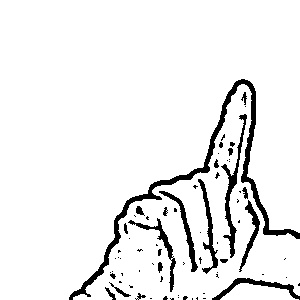
#> input picture data/test/test10.jpg, 300 x 300 px, given in place of the camera
$ python createDataset.py
#> lines starting #> are read from the running program, lines starting #| are printed output that depends on the picture; after the words box and inside, x2 and y2 are one past the last pixel; in counts of white or black regions, pixels touching at a corner belong together
#> further down, frame is the input picture: shape (300, 300, 3); min 0, max 255, mean 237.5
### skinMask.py
#!/usr/bin/env python3
# -*- coding: utf-8 -*-
"""
Created on Thu Dec 28 21:35:02 2017

@author: saurabh
"""

import cv2
import numpy as np

def skinMask(frame, x0, y0, width, height, skinkernel):

#> called with x0 = 100, y0 = 100, width = 300, height = 300, skinkernel = array of shape (5, 5)
    low_range = np.array([0, 50, 80])
    upper_range = np.array([30, 200, 255])

    cv2.rectangle(frame, (x0,y0), (x0+width,y0+height), (0,255,0), 1)
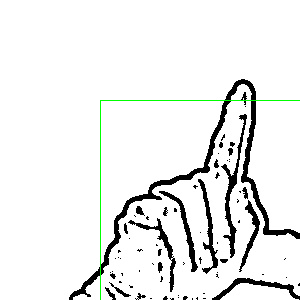
#> frame: shape (300, 300, 3); 0.44% of pixels changed, all inside (x1, y1, x2, y2) = (100, 100, 300, 300)
    roi = frame[y0:y0+height, x0:x0+width]
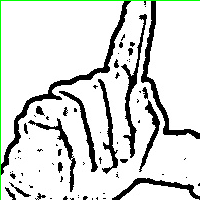
#> roi: shape (200, 200, 3); mean B, G, R 216.3, 218.9, 216.3

    hsv = cv2.cvtColor(roi, cv2.COLOR_BGR2HSV)
#> hsv: shape (200, 200, 3); mean H, S, V 0.6, 2.5, 218.9


    mask = cv2.inRange(hsv, low_range, upper_range)
#> mask: shape (200, 200); every value is 0

    mask = cv2.erode(mask, skinkernel, iterations = 1)
    mask = cv2.dilate(mask, skinkernel, iterations = 1)

    #blur
    mask = cv2.GaussianBlur(mask, (15,15), 1)
    #cv2.imshow("Blur", mask)


    res = cv2.bitwise_and(roi, roi, mask = mask)
#> res: shape (200, 200, 3); every value is 0
    # color to grayscale
    res = cv2.cvtColor(res, cv2.COLOR_BGR2GRAY)

    return res

### binaryMask.py
#!/usr/bin/env python3
# -*- coding: utf-8 -*-
"""
Created on Thu Dec 28 21:36:26 2017

@author: saurabh
"""
import cv2

def binaryMask(frame):

    #gray = cv2.cvtColor(roi, cv2.COLOR_BGR2GRAY)
    blur = cv2.GaussianBlur(frame,(5,5),2)
    #blur = cv2.bilateralFilter(roi,9,75,75)

    th3 = cv2.adaptiveThreshold(blur,255,cv2.ADAPTIVE_THRESH_GAUSSIAN_C,cv2.THRESH_BINARY_INV,11,2)
    ret, res = cv2.threshold(th3, 70, 255, cv2.THRESH_BINARY_INV+cv2.THRESH_OTSU)
#> res: shape (200, 200); every value is 255
#> ret = 0


    return res

### createDataset.py
##!/usr/bin/env python3
## -*- coding: utf-8 -*-
#"""
#Created on Thu Dec 21 01:13:19 2017
#
#@author: saurabh
#
#============Info for ubuntu=================
#pip install opencv-python
#see version by pip freeze.
#Otherwise install by-> conda install -c anaconda opencv , for version 3.3.1
#Read for more info - > https://github.com/ContinuumIO/anaconda-issues/issues/121
#gtk errror: https://stackoverflow.com/questions/14655969/opencv-error-the-function-is-not-implemented
#            https://stackoverflow.com/questions/28776053/opencv-gtk2-x-error
#
#Perfect solution https://www.pyimagesearch.com/2016/10/24/ubuntu-16-04-how-to-install-opencv/
#"""
#
import cv2
import numpy as np
import time
import matplotlib.pyplot as plt
import binaryMask, skinMask
cap = cv2.VideoCapture(0)


x0 = 100
y0 = 100
height = 300
width = 300

skinkernel = cv2.getStructuringElement(cv2.MORPH_ELLIPSE,(5,5))

i = 1

while(i):
    ret, frame = cap.read()
    if ret == True:

        roi = skinMask.skinMask(frame, x0, y0, width, height, skinkernel)
        cv2.imshow('skin',roi)

        final = binaryMask.binaryMask(roi)
        cv2.imshow('bmask',final)

        print(i)
        if cv2.waitKey(25) & 0xFF == ord('q'):
#> (key q is pressed here)
                break
        i += 1
        time.sleep(0.2)
        cv2.imwrite('extra/closed'+str(i)+'.jpg', final)
    else:

        print("Ret is false")
        break


cap.release()
cv2.destroyAllWindows()

$ run again, on data/test/test1004.jpg
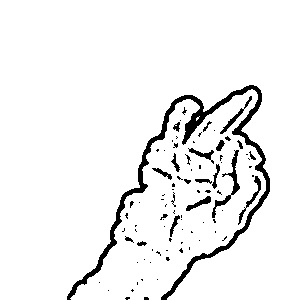
#> input picture data/test/test1004.jpg, 300 x 300 px, given in place of the camera
#> frame is the input picture: shape (300, 300, 3); min 0, max 255, mean 240.2
#> in skinMask, `cv2.rectangle(frame, (x0,y0), (x0+width,y0+height), (0,255,0), 1)`:
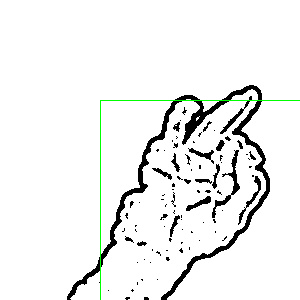
#> frame: shape (300, 300, 3); 0.44% of pixels changed, all inside (x1, y1, x2, y2) = (100, 100, 300, 300)
#> in skinMask, `roi = frame[y0:y0+height, x0:x0+width]`:
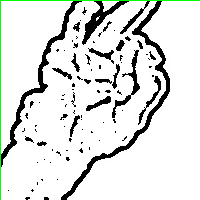
#> roi: shape (200, 200, 3); mean B, G, R 222.9, 225.4, 222.9
#> hsv: shape (200, 200, 3); mean H, S, V 0.6, 2.5, 225.4
#> mask: shape (200, 200); every value is 0
#> ret = 0

$ run again, on data/test/test1032.jpg
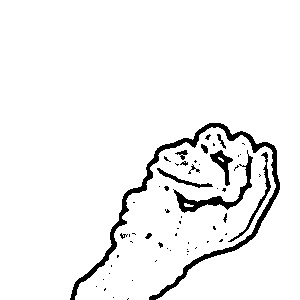
#> input picture data/test/test1032.jpg, 300 x 300 px, given in place of the camera
#> frame is the input picture: shape (300, 300, 3); min 0, max 255, mean 241.7
#> in skinMask, `cv2.rectangle(frame, (x0,y0), (x0+width,y0+height), (0,255,0), 1)`:
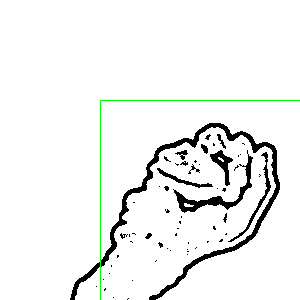
#> frame: shape (300, 300, 3); 0.44% of pixels changed, all inside (x1, y1, x2, y2) = (100, 100, 300, 300)
#> in skinMask, `roi = frame[y0:y0+height, x0:x0+width]`:
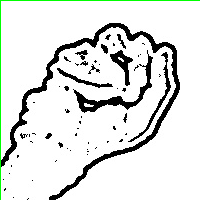
#> roi: shape (200, 200, 3); mean B, G, R 224, 226.6, 224
#> hsv: shape (200, 200, 3); mean H, S, V 0.6, 2.5, 226.6
#> mask: shape (200, 200); every value is 0
#> ret = 0
